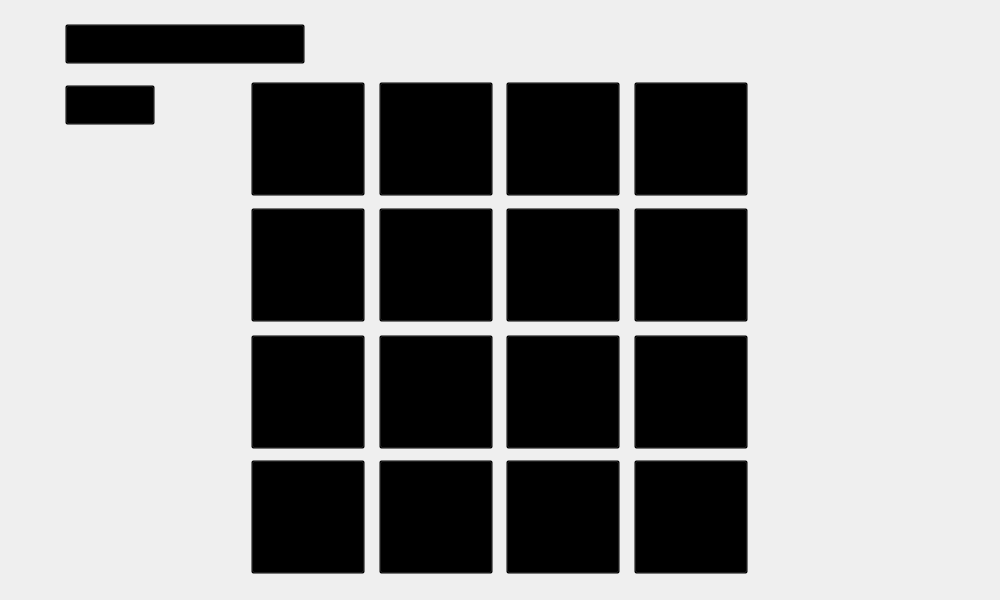
<?xml version="1.0" encoding="UTF-8"?>
<ui version="4.0">
 <class>Memoria</class>
 <widget class="QMainWindow" name="Memoria">
  <property name="geometry">
   <rect>
    <x>0</x>
    <y>0</y>
    <width>1000</width>
    <height>600</height>
   </rect>
  </property>
  <property name="minimumSize">
   <size>
    <width>1000</width>
    <height>600</height>
   </size>
  </property>
  <property name="maximumSize">
   <size>
    <width>1000</width>
    <height>600</height>
   </size>
  </property>
  <property name="windowTitle">
   <string>Jogo da Memória</string>
  </property>
  <property name="windowIcon">
   <iconset>
    <normaloff>../image/toy_freddy.png</normaloff>../image/toy_freddy.png</iconset>
  </property>
  <widget class="QWidget" name="centralwidget">
   <widget class="QLabel" name="lb_background">
    <property name="geometry">
     <rect>
      <x>0</x>
      <y>0</y>
      <width>1000</width>
      <height>600</height>
     </rect>
    </property>
    <property name="text">
     <string/>
    </property>
    <property name="pixmap">
     <pixmap>../screen/background_memoria.png</pixmap>
    </property>
    <property name="scaledContents">
     <bool>true</bool>
    </property>
   </widget>
   <widget class="QPushButton" name="btn_memoriaMenu">
    <property name="geometry">
     <rect>
      <x>65</x>
      <y>24</y>
      <width>240</width>
      <height>40</height>
     </rect>
    </property>
    <property name="cursor">
     <cursorShape>PointingHandCursor</cursorShape>
    </property>
    <property name="styleSheet">
     <string notr="true">background: transparent;</string>
    </property>
    <property name="text">
     <string/>
    </property>
   </widget>
   <widget class="QPushButton" name="btn_memoriaReset">
    <property name="geometry">
     <rect>
      <x>65</x>
      <y>85</y>
      <width>90</width>
      <height>40</height>
     </rect>
    </property>
    <property name="cursor">
     <cursorShape>PointingHandCursor</cursorShape>
    </property>
    <property name="styleSheet">
     <string notr="true">background: transparent;</string>
    </property>
    <property name="text">
     <string/>
    </property>
   </widget>
   <widget class="QPushButton" name="btn_1x1">
    <property name="geometry">
     <rect>
      <x>251</x>
      <y>82</y>
      <width>114</width>
      <height>114</height>
     </rect>
    </property>
    <property name="cursor">
     <cursorShape>PointingHandCursor</cursorShape>
    </property>
    <property name="styleSheet">
     <string notr="true">background: transparent;</string>
    </property>
    <property name="text">
     <string/>
    </property>
   </widget>
   <widget class="QPushButton" name="btn_1x2">
    <property name="geometry">
     <rect>
      <x>379</x>
      <y>82</y>
      <width>114</width>
      <height>114</height>
     </rect>
    </property>
    <property name="cursor">
     <cursorShape>PointingHandCursor</cursorShape>
    </property>
    <property name="styleSheet">
     <string notr="true">background: transparent;</string>
    </property>
    <property name="text">
     <string/>
    </property>
   </widget>
   <widget class="QPushButton" name="btn_1x3">
    <property name="geometry">
     <rect>
      <x>506</x>
      <y>82</y>
      <width>114</width>
      <height>114</height>
     </rect>
    </property>
    <property name="cursor">
     <cursorShape>PointingHandCursor</cursorShape>
    </property>
    <property name="styleSheet">
     <string notr="true">background: transparent;</string>
    </property>
    <property name="text">
     <string/>
    </property>
   </widget>
   <widget class="QPushButton" name="btn_1x4">
    <property name="geometry">
     <rect>
      <x>634</x>
      <y>82</y>
      <width>114</width>
      <height>114</height>
     </rect>
    </property>
    <property name="cursor">
     <cursorShape>PointingHandCursor</cursorShape>
    </property>
    <property name="styleSheet">
     <string notr="true">background: transparent;</string>
    </property>
    <property name="text">
     <string/>
    </property>
   </widget>
   <widget class="QPushButton" name="btn_2x1">
    <property name="geometry">
     <rect>
      <x>251</x>
      <y>208</y>
      <width>114</width>
      <height>114</height>
     </rect>
    </property>
    <property name="cursor">
     <cursorShape>PointingHandCursor</cursorShape>
    </property>
    <property name="styleSheet">
     <string notr="true">background: transparent;</string>
    </property>
    <property name="text">
     <string/>
    </property>
   </widget>
   <widget class="QPushButton" name="btn_2x2">
    <property name="geometry">
     <rect>
      <x>379</x>
      <y>208</y>
      <width>114</width>
      <height>114</height>
     </rect>
    </property>
    <property name="cursor">
     <cursorShape>PointingHandCursor</cursorShape>
    </property>
    <property name="styleSheet">
     <string notr="true">background: transparent;</string>
    </property>
    <property name="text">
     <string/>
    </property>
   </widget>
   <widget class="QPushButton" name="btn_2x3">
    <property name="geometry">
     <rect>
      <x>506</x>
      <y>208</y>
      <width>114</width>
      <height>114</height>
     </rect>
    </property>
    <property name="cursor">
     <cursorShape>PointingHandCursor</cursorShape>
    </property>
    <property name="styleSheet">
     <string notr="true">background: transparent;</string>
    </property>
    <property name="text">
     <string/>
    </property>
   </widget>
   <widget class="QPushButton" name="btn_2x4">
    <property name="geometry">
     <rect>
      <x>634</x>
      <y>208</y>
      <width>114</width>
      <height>114</height>
     </rect>
    </property>
    <property name="cursor">
     <cursorShape>PointingHandCursor</cursorShape>
    </property>
    <property name="styleSheet">
     <string notr="true">background: transparent;</string>
    </property>
    <property name="text">
     <string/>
    </property>
   </widget>
   <widget class="QPushButton" name="btn_3x1">
    <property name="geometry">
     <rect>
      <x>251</x>
      <y>335</y>
      <width>114</width>
      <height>114</height>
     </rect>
    </property>
    <property name="cursor">
     <cursorShape>PointingHandCursor</cursorShape>
    </property>
    <property name="styleSheet">
     <string notr="true">background: transparent;</string>
    </property>
    <property name="text">
     <string/>
    </property>
   </widget>
   <widget class="QPushButton" name="btn_3x2">
    <property name="geometry">
     <rect>
      <x>379</x>
      <y>335</y>
      <width>114</width>
      <height>114</height>
     </rect>
    </property>
    <property name="cursor">
     <cursorShape>PointingHandCursor</cursorShape>
    </property>
    <property name="styleSheet">
     <string notr="true">background: transparent;</string>
    </property>
    <property name="text">
     <string/>
    </property>
   </widget>
   <widget class="QPushButton" name="btn_3x3">
    <property name="geometry">
     <rect>
      <x>506</x>
      <y>335</y>
      <width>114</width>
      <height>114</height>
     </rect>
    </property>
    <property name="cursor">
     <cursorShape>PointingHandCursor</cursorShape>
    </property>
    <property name="styleSheet">
     <string notr="true">background: transparent;</string>
    </property>
    <property name="text">
     <string/>
    </property>
   </widget>
   <widget class="QPushButton" name="btn_3x4">
    <property name="geometry">
     <rect>
      <x>634</x>
      <y>335</y>
      <width>114</width>
      <height>114</height>
     </rect>
    </property>
    <property name="cursor">
     <cursorShape>PointingHandCursor</cursorShape>
    </property>
    <property name="styleSheet">
     <string notr="true">background: transparent;</string>
    </property>
    <property name="text">
     <string/>
    </property>
   </widget>
   <widget class="QPushButton" name="btn_4x1">
    <property name="geometry">
     <rect>
      <x>251</x>
      <y>460</y>
      <width>114</width>
      <height>114</height>
     </rect>
    </property>
    <property name="cursor">
     <cursorShape>PointingHandCursor</cursorShape>
    </property>
    <property name="styleSheet">
     <string notr="true">background: transparent;</string>
    </property>
    <property name="text">
     <string/>
    </property>
   </widget>
   <widget class="QPushButton" name="btn_4x2">
    <property name="geometry">
     <rect>
      <x>379</x>
      <y>460</y>
      <width>114</width>
      <height>114</height>
     </rect>
    </property>
    <property name="cursor">
     <cursorShape>PointingHandCursor</cursorShape>
    </property>
    <property name="styleSheet">
     <string notr="true">background: transparent;</string>
    </property>
    <property name="text">
     <string/>
    </property>
   </widget>
   <widget class="QPushButton" name="btn_4x3">
    <property name="geometry">
     <rect>
      <x>506</x>
      <y>460</y>
      <width>114</width>
      <height>114</height>
     </rect>
    </property>
    <property name="cursor">
     <cursorShape>PointingHandCursor</cursorShape>
    </property>
    <property name="styleSheet">
     <string notr="true">background: transparent;</string>
    </property>
    <property name="text">
     <string/>
    </property>
   </widget>
   <widget class="QPushButton" name="btn_4x4">
    <property name="geometry">
     <rect>
      <x>634</x>
      <y>460</y>
      <width>114</width>
      <height>114</height>
     </rect>
    </property>
    <property name="cursor">
     <cursorShape>PointingHandCursor</cursorShape>
    </property>
    <property name="styleSheet">
     <string notr="true">background: transparent;</string>
    </property>
    <property name="text">
     <string/>
    </property>
   </widget>
  </widget>
 </widget>
 <resources/>
 <connections/>
</ui>
